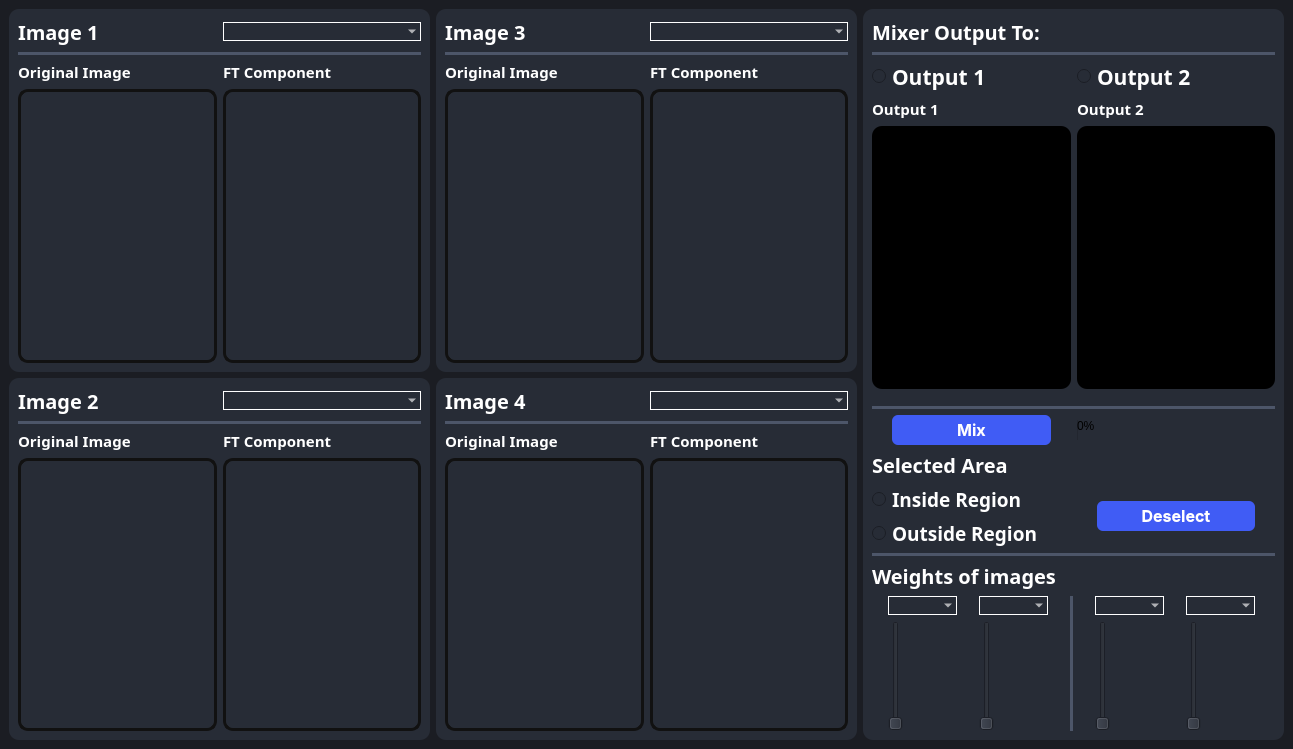
<?xml version="1.0" encoding="UTF-8"?>
<ui version="4.0">
 <class>MainWindow</class>
 <widget class="QMainWindow" name="MainWindow">
  <property name="geometry">
   <rect>
    <x>0</x>
    <y>0</y>
    <width>1293</width>
    <height>749</height>
   </rect>
  </property>
  <property name="windowTitle">
   <string>MainWindow</string>
  </property>
  <property name="styleSheet">
   <string notr="true">background-color: #1b1d23;</string>
  </property>
  <widget class="QWidget" name="centralwidget">
   <property name="styleSheet">
    <string notr="true">background-color: #1b1d23;</string>
   </property>
   <layout class="QHBoxLayout" name="horizontalLayout_11">
    <item>
     <layout class="QVBoxLayout" name="verticalLayout_left">
      <item>
       <widget class="QFrame" name="frame">
        <property name="styleSheet">
         <string notr="true">border-radius: 10px;
background-color: rgb(39, 44, 54);
border: none;

</string>
        </property>
        <property name="frameShape">
         <enum>QFrame::StyledPanel</enum>
        </property>
        <property name="frameShadow">
         <enum>QFrame::Raised</enum>
        </property>
        <layout class="QGridLayout" name="gridLayout">
         <property name="leftMargin">
          <number>9</number>
         </property>
         <item row="0" column="0">
          <layout class="QVBoxLayout" name="verticalLayout_3">
           <property name="leftMargin">
            <number>0</number>
           </property>
           <item>
            <layout class="QHBoxLayout" name="horizontalLayout">
             <item>
              <widget class="QLabel" name="label">
               <property name="font">
                <font>
                 <family>Overpass Black</family>
                 <pointsize>-1</pointsize>
                 <bold>true</bold>
                </font>
               </property>
               <property name="styleSheet">
                <string notr="true">color:white;
font-size:20px;
margin: 0 0 ;</string>
               </property>
               <property name="text">
                <string>Image 1</string>
               </property>
              </widget>
             </item>
             <item>
              <widget class="QComboBox" name="combo1">
               <property name="styleSheet">
                <string notr="true">QComboBox {
    font-family: &quot;Overpass&quot;;
    font-weight: 600; /* Semibold */
    font-size: 10pt; /* Adjust the font size as needed */
    color: white; /* Set the text color to white */
    border: 1px solid white; /* Set the border to 1px solid white */
background: rgba(74, 74, 74, 0);
	border-radius: 10px;
}</string>
               </property>
              </widget>
             </item>
            </layout>
           </item>
           <item>
            <widget class="Line" name="line_10">
             <property name="styleSheet">
              <string notr="true">/* Line style */

  /* Set the width of the line */
  width: 20px;

  /* Set the height of the line */
  height: 5px;

  /* Set the background color of the line */
  background-color:rgb(77, 86, 105);

  /* Set the border of the line */
  border: 10px;

  /* Set the border radius of the line */
  border-radius:5px;




</string>
             </property>
             <property name="orientation">
              <enum>Qt::Horizontal</enum>
             </property>
            </widget>
           </item>
           <item>
            <layout class="QHBoxLayout" name="horizontalLayout_2">
             <item>
              <layout class="QVBoxLayout" name="verticalLayout" stretch="0,5">
               <item>
                <widget class="QLabel" name="label_2">
                 <property name="font">
                  <font>
                   <family>Oswald SemiBold</family>
                   <pointsize>11</pointsize>
                   <bold>true</bold>
                  </font>
                 </property>
                 <property name="styleSheet">
                  <string notr="true">color:white;
font-weight:10000px;
</string>
                 </property>
                 <property name="text">
                  <string>Original Image</string>
                 </property>
                </widget>
               </item>
               <item>
                <widget class="QWidget" name="original1" native="true">
                 <property name="styleSheet">
                  <string notr="true">QWidget {
 border: 3px solid rgb(17,17,17);
}</string>
                 </property>
                </widget>
               </item>
              </layout>
             </item>
             <item>
              <layout class="QVBoxLayout" name="verticalLayout_2" stretch="0,5">
               <item>
                <widget class="QLabel" name="label_3">
                 <property name="font">
                  <font>
                   <family>Oswald SemiBold</family>
                   <pointsize>11</pointsize>
                   <bold>true</bold>
                  </font>
                 </property>
                 <property name="styleSheet">
                  <string notr="true">color:white;
font-weight:10000px;</string>
                 </property>
                 <property name="text">
                  <string>FT Component</string>
                 </property>
                </widget>
               </item>
               <item>
                <widget class="QWidget" name="component_image1" native="true">
                 <property name="styleSheet">
                  <string notr="true">border: 3px solid rgb(17,17,17);</string>
                 </property>
                </widget>
               </item>
              </layout>
             </item>
            </layout>
           </item>
          </layout>
         </item>
        </layout>
       </widget>
      </item>
      <item>
       <widget class="QFrame" name="frame_2">
        <property name="styleSheet">
         <string notr="true">background-color: rgb(39, 44, 54);
border-radius: 10px;
border: none;</string>
        </property>
        <property name="frameShape">
         <enum>QFrame::StyledPanel</enum>
        </property>
        <property name="frameShadow">
         <enum>QFrame::Raised</enum>
        </property>
        <layout class="QGridLayout" name="gridLayout_2">
         <property name="leftMargin">
          <number>9</number>
         </property>
         <item row="0" column="0">
          <layout class="QVBoxLayout" name="verticalLayout_4">
           <property name="leftMargin">
            <number>0</number>
           </property>
           <item>
            <layout class="QHBoxLayout" name="horizontalLayout_3">
             <item>
              <widget class="QLabel" name="label_4">
               <property name="font">
                <font>
                 <family>Overpass Black</family>
                 <pointsize>-1</pointsize>
                 <bold>true</bold>
                </font>
               </property>
               <property name="styleSheet">
                <string notr="true">color:white;
font-size:20px;
margin: 0 0 ;</string>
               </property>
               <property name="text">
                <string>Image 2</string>
               </property>
              </widget>
             </item>
             <item>
              <widget class="QComboBox" name="combo2">
               <property name="styleSheet">
                <string notr="true">QComboBox {
    font-family: &quot;Overpass&quot;;
    font-weight: 600; /* Semibold */
    font-size: 10pt; /* Adjust the font size as needed */
    color: white; /* Set the text color to white */
    border: 1px solid white; /* Set the border to 1px solid white */
background: rgba(74, 74, 74, 0);
	border-radius: 10px;
}</string>
               </property>
              </widget>
             </item>
            </layout>
           </item>
           <item>
            <widget class="Line" name="line_12">
             <property name="styleSheet">
              <string notr="true">/* Line style */

  /* Set the width of the line */
  width: 20px;

  /* Set the height of the line */
  height: 5px;

  /* Set the background color of the line */
  background-color:rgb(77, 86, 105);

  /* Set the border of the line */
  border: 10px;

  /* Set the border radius of the line */
  border-radius:5px;




</string>
             </property>
             <property name="orientation">
              <enum>Qt::Horizontal</enum>
             </property>
            </widget>
           </item>
           <item>
            <layout class="QHBoxLayout" name="horizontalLayout_4">
             <item>
              <layout class="QVBoxLayout" name="verticalLayout_5" stretch="0,5">
               <item>
                <widget class="QLabel" name="label_5">
                 <property name="font">
                  <font>
                   <family>Oswald SemiBold</family>
                   <pointsize>11</pointsize>
                   <bold>true</bold>
                  </font>
                 </property>
                 <property name="styleSheet">
                  <string notr="true">color:white;
font-weight:10000px;</string>
                 </property>
                 <property name="text">
                  <string>Original Image</string>
                 </property>
                </widget>
               </item>
               <item>
                <widget class="QWidget" name="original2" native="true">
                 <property name="styleSheet">
                  <string notr="true">border: 3px solid rgb(17,17,17);</string>
                 </property>
                </widget>
               </item>
              </layout>
             </item>
             <item>
              <layout class="QVBoxLayout" name="verticalLayout_6" stretch="0,5">
               <item>
                <widget class="QLabel" name="label_6">
                 <property name="font">
                  <font>
                   <family>Oswald SemiBold</family>
                   <pointsize>11</pointsize>
                   <bold>true</bold>
                  </font>
                 </property>
                 <property name="styleSheet">
                  <string notr="true">color:white;
font-weight:10000px;</string>
                 </property>
                 <property name="text">
                  <string>FT Component</string>
                 </property>
                </widget>
               </item>
               <item>
                <widget class="QWidget" name="component_image2" native="true">
                 <property name="styleSheet">
                  <string notr="true">border: 3px solid rgb(17,17,17);</string>
                 </property>
                </widget>
               </item>
              </layout>
             </item>
            </layout>
           </item>
          </layout>
         </item>
        </layout>
       </widget>
      </item>
     </layout>
    </item>
    <item>
     <layout class="QVBoxLayout" name="verticalLayout_right">
      <item>
       <widget class="QFrame" name="frame_3">
        <property name="styleSheet">
         <string notr="true">background-color: rgb(39, 44, 54);
border-radius: 10px;
border: none;</string>
        </property>
        <property name="frameShape">
         <enum>QFrame::StyledPanel</enum>
        </property>
        <property name="frameShadow">
         <enum>QFrame::Raised</enum>
        </property>
        <layout class="QGridLayout" name="gridLayout_3">
         <item row="0" column="0">
          <layout class="QVBoxLayout" name="verticalLayout_9">
           <item>
            <layout class="QHBoxLayout" name="horizontalLayout_5">
             <item>
              <widget class="QLabel" name="label_7">
               <property name="font">
                <font>
                 <family>Overpass Black</family>
                 <pointsize>-1</pointsize>
                 <bold>true</bold>
                </font>
               </property>
               <property name="styleSheet">
                <string notr="true">color:white;
font-size:20px;
margin: 0 0 ;</string>
               </property>
               <property name="text">
                <string>Image 3</string>
               </property>
              </widget>
             </item>
             <item>
              <widget class="QComboBox" name="combo3">
               <property name="styleSheet">
                <string notr="true">QComboBox {
    font-family: &quot;Overpass&quot;;
    font-weight: 600; /* Semibold */
    font-size: 10pt; /* Adjust the font size as needed */
    color: white; /* Set the text color to white */
    border: 1px solid white; /* Set the border to 1px solid white */
background: rgba(74, 74, 74, 0);
	border-radius: 10px;
}</string>
               </property>
              </widget>
             </item>
            </layout>
           </item>
           <item>
            <widget class="Line" name="line_11">
             <property name="styleSheet">
              <string notr="true">/* Line style */

  /* Set the width of the line */
  width: 20px;

  /* Set the height of the line */
  height: 5px;

  /* Set the background color of the line */
  background-color:rgb(77, 86, 105);

  /* Set the border of the line */
  border: 10px;

  /* Set the border radius of the line */
  border-radius:5px;




</string>
             </property>
             <property name="orientation">
              <enum>Qt::Horizontal</enum>
             </property>
            </widget>
           </item>
           <item>
            <layout class="QHBoxLayout" name="horizontalLayout_6">
             <item>
              <layout class="QVBoxLayout" name="verticalLayout_10" stretch="0,5">
               <item>
                <widget class="QLabel" name="label_8">
                 <property name="font">
                  <font>
                   <family>Oswald SemiBold</family>
                   <pointsize>11</pointsize>
                   <bold>true</bold>
                  </font>
                 </property>
                 <property name="styleSheet">
                  <string notr="true">color:white;
font-weight:10000px;</string>
                 </property>
                 <property name="text">
                  <string>Original Image</string>
                 </property>
                </widget>
               </item>
               <item>
                <widget class="QWidget" name="original3" native="true">
                 <property name="styleSheet">
                  <string notr="true">border: 3px solid rgb(17,17,17);</string>
                 </property>
                </widget>
               </item>
              </layout>
             </item>
             <item>
              <layout class="QVBoxLayout" name="verticalLayout_11" stretch="0,5">
               <item>
                <widget class="QLabel" name="label_9">
                 <property name="font">
                  <font>
                   <family>Oswald SemiBold</family>
                   <pointsize>11</pointsize>
                   <bold>true</bold>
                  </font>
                 </property>
                 <property name="styleSheet">
                  <string notr="true">color:white;
font-weight:10000px;</string>
                 </property>
                 <property name="text">
                  <string>FT Component</string>
                 </property>
                </widget>
               </item>
               <item>
                <widget class="QWidget" name="component_image3" native="true">
                 <property name="styleSheet">
                  <string notr="true">border: 3px solid rgb(17,17,17);</string>
                 </property>
                </widget>
               </item>
              </layout>
             </item>
            </layout>
           </item>
          </layout>
         </item>
        </layout>
       </widget>
      </item>
      <item>
       <widget class="QFrame" name="frame_4">
        <property name="styleSheet">
         <string notr="true">background-color: rgb(39, 44, 54);
border-radius: 10px;
border: none;</string>
        </property>
        <property name="frameShape">
         <enum>QFrame::StyledPanel</enum>
        </property>
        <property name="frameShadow">
         <enum>QFrame::Raised</enum>
        </property>
        <layout class="QGridLayout" name="gridLayout_4">
         <item row="0" column="0">
          <layout class="QVBoxLayout" name="verticalLayout_12">
           <item>
            <layout class="QHBoxLayout" name="horizontalLayout_7">
             <item>
              <widget class="QLabel" name="label_10">
               <property name="font">
                <font>
                 <family>Overpass Black</family>
                 <pointsize>-1</pointsize>
                 <bold>true</bold>
                </font>
               </property>
               <property name="styleSheet">
                <string notr="true">color:white;
font-size:20px;
margin: 0 0 ;</string>
               </property>
               <property name="text">
                <string>Image 4</string>
               </property>
              </widget>
             </item>
             <item>
              <widget class="QComboBox" name="combo4">
               <property name="styleSheet">
                <string notr="true">QComboBox {
    font-family: &quot;Overpass&quot;;
    font-weight: 600; /* Semibold */
    font-size: 10pt; /* Adjust the font size as needed */
    color: white; /* Set the text color to white */
    border: 1px solid white; /* Set the border to 1px solid white */
background: rgba(74, 74, 74, 0);
	border-radius: 10px;
}</string>
               </property>
              </widget>
             </item>
            </layout>
           </item>
           <item>
            <widget class="Line" name="line_14">
             <property name="styleSheet">
              <string notr="true">/* Line style */

  /* Set the width of the line */
  width: 20px;

  /* Set the height of the line */
  height: 5px;

  /* Set the background color of the line */
  background-color:rgb(77, 86, 105);

  /* Set the border of the line */
  border: 10px;

  /* Set the border radius of the line */
  border-radius:5px;




</string>
             </property>
             <property name="orientation">
              <enum>Qt::Horizontal</enum>
             </property>
            </widget>
           </item>
           <item>
            <layout class="QHBoxLayout" name="horizontalLayout_8">
             <item>
              <layout class="QVBoxLayout" name="verticalLayout_13" stretch="0,5">
               <item>
                <widget class="QLabel" name="label_11">
                 <property name="font">
                  <font>
                   <family>Oswald SemiBold</family>
                   <pointsize>11</pointsize>
                   <bold>true</bold>
                  </font>
                 </property>
                 <property name="styleSheet">
                  <string notr="true">color:white;
font-weight:10000px;</string>
                 </property>
                 <property name="text">
                  <string>Original Image</string>
                 </property>
                </widget>
               </item>
               <item>
                <widget class="QWidget" name="original4" native="true">
                 <property name="styleSheet">
                  <string notr="true">border: 3px solid rgb(17,17,17);</string>
                 </property>
                </widget>
               </item>
              </layout>
             </item>
             <item>
              <layout class="QVBoxLayout" name="verticalLayout_14" stretch="0,5">
               <item>
                <widget class="QLabel" name="label_12">
                 <property name="font">
                  <font>
                   <family>Oswald SemiBold</family>
                   <pointsize>11</pointsize>
                   <bold>true</bold>
                  </font>
                 </property>
                 <property name="styleSheet">
                  <string notr="true">color:white;
font-weight:10000px;</string>
                 </property>
                 <property name="text">
                  <string>FT Component</string>
                 </property>
                </widget>
               </item>
               <item>
                <widget class="QWidget" name="component_image4" native="true">
                 <property name="styleSheet">
                  <string notr="true">border: 3px solid rgb(17,17,17);</string>
                 </property>
                </widget>
               </item>
              </layout>
             </item>
            </layout>
           </item>
          </layout>
         </item>
        </layout>
       </widget>
      </item>
     </layout>
    </item>
    <item>
     <widget class="QFrame" name="frame_right">
      <property name="styleSheet">
       <string notr="true">background-color: rgb(39, 44, 54);
border-radius: 10px;
border: none;</string>
      </property>
      <property name="frameShape">
       <enum>QFrame::StyledPanel</enum>
      </property>
      <property name="frameShadow">
       <enum>QFrame::Raised</enum>
      </property>
      <layout class="QVBoxLayout" name="verticalLayout_18" stretch="0,0,2,0,0,0,1">
       <item>
        <widget class="QLabel" name="mixerOutputTo">
         <property name="font">
          <font>
           <family>Overpass Black</family>
           <pointsize>-1</pointsize>
           <bold>true</bold>
          </font>
         </property>
         <property name="styleSheet">
          <string notr="true">color:white;
font-size:20px;
margin: 0 0 ;</string>
         </property>
         <property name="text">
          <string>Mixer Output To:</string>
         </property>
        </widget>
       </item>
       <item>
        <widget class="Line" name="line_15">
         <property name="styleSheet">
          <string notr="true">/* Line style */

  /* Set the width of the line */
  width: 20px;

  /* Set the height of the line */
  height: 5px;

  /* Set the background color of the line */
  background-color:rgb(77, 86, 105);

  /* Set the border of the line */
  border: 10px;

  /* Set the border radius of the line */
  border-radius:5px;




</string>
         </property>
         <property name="orientation">
          <enum>Qt::Horizontal</enum>
         </property>
        </widget>
       </item>
       <item>
        <layout class="QVBoxLayout" name="verticalLayout_17">
         <item>
          <layout class="QHBoxLayout" name="horizontalLayout_Routput">
           <item>
            <widget class="QRadioButton" name="radioButton1">
             <property name="font">
              <font>
               <family>Oswald SemiBold</family>
               <pointsize>16</pointsize>
               <bold>true</bold>
              </font>
             </property>
             <property name="styleSheet">
              <string notr="true">color:white;
font-weight:10000px;</string>
             </property>
             <property name="text">
              <string>Output 1</string>
             </property>
             <attribute name="buttonGroup">
              <string notr="true">buttonGroup</string>
             </attribute>
            </widget>
           </item>
           <item>
            <widget class="QRadioButton" name="radioButton2">
             <property name="font">
              <font>
               <family>Oswald SemiBold</family>
               <pointsize>16</pointsize>
               <bold>true</bold>
              </font>
             </property>
             <property name="styleSheet">
              <string notr="true">color:white;
font-weight:10000px;</string>
             </property>
             <property name="text">
              <string>Output 2</string>
             </property>
             <attribute name="buttonGroup">
              <string notr="true">buttonGroup</string>
             </attribute>
            </widget>
           </item>
          </layout>
         </item>
         <item>
          <layout class="QHBoxLayout" name="horizontalLayout_output">
           <property name="bottomMargin">
            <number>11</number>
           </property>
           <item>
            <layout class="QVBoxLayout" name="verticalLayout_OP1" stretch="0,5">
             <item>
              <widget class="QLabel" name="label_op1">
               <property name="font">
                <font>
                 <family>Oswald SemiBold</family>
                 <pointsize>11</pointsize>
                 <bold>true</bold>
                </font>
               </property>
               <property name="styleSheet">
                <string notr="true">color:white;
font-weight:10000px;</string>
               </property>
               <property name="text">
                <string>Output 1</string>
               </property>
              </widget>
             </item>
             <item>
              <widget class="QWidget" name="output1_port" native="true">
               <property name="styleSheet">
                <string notr="true">background-color: rgb(0, 0, 0);</string>
               </property>
              </widget>
             </item>
            </layout>
           </item>
           <item>
            <layout class="QVBoxLayout" name="verticalLayout_OP2" stretch="0,5">
             <item>
              <widget class="QLabel" name="label_op2">
               <property name="font">
                <font>
                 <family>Oswald SemiBold</family>
                 <pointsize>11</pointsize>
                 <bold>true</bold>
                </font>
               </property>
               <property name="styleSheet">
                <string notr="true">color:white;
font-weight:10000px;</string>
               </property>
               <property name="text">
                <string>Output 2</string>
               </property>
              </widget>
             </item>
             <item>
              <widget class="QWidget" name="output2_port" native="true">
               <property name="styleSheet">
                <string notr="true">background-color: rgb(0, 0, 0);</string>
               </property>
              </widget>
             </item>
            </layout>
           </item>
          </layout>
         </item>
        </layout>
       </item>
       <item>
        <widget class="Line" name="line_17">
         <property name="styleSheet">
          <string notr="true">/* Line style */

  /* Set the width of the line */
  width: 20px;

  /* Set the height of the line */
  height: 5px;

  /* Set the background color of the line */
  background-color:rgb(77, 86, 105);

  /* Set the border of the line */
  border: 10px;

  /* Set the border radius of the line */
  border-radius:5px;




</string>
         </property>
         <property name="orientation">
          <enum>Qt::Horizontal</enum>
         </property>
        </widget>
       </item>
       <item>
        <layout class="QVBoxLayout" name="verticalLayout_16">
         <item>
          <layout class="QHBoxLayout" name="horizontalLayout_10">
           <item>
            <widget class="QPushButton" name="mixxer">
             <property name="font">
              <font>
               <family>-apple-system</family>
               <pointsize>12</pointsize>
               <bold>true</bold>
              </font>
             </property>
             <property name="styleSheet">
              <string notr="true">QPushButton{
  appearance: button;
  background-color: #405cf5;
  border-radius: 6px;
  border-width: 0;
  box-shadow: rgba(50, 50, 93, .1) 0 0 0 1px inset,rgba(50, 50, 93, .1) 0 2px 5px 0,rgba(0, 0, 0, .07) 0 1px 1px 0;
  color: #fff;
  cursor: pointer;
  font-family: -apple-system,system-ui,&quot;Segoe UI&quot;,Roboto,&quot;Helvetica Neue&quot;,Ubuntu,sans-serif;
  height: 30px;
  margin: 0 20px 0 20px;
  position: center;
  width:70px;
}
QPushButton:hover{
background-color: #283999;
}
QPushButton:pressed{
background-color: #1c2973;
}
</string>
             </property>
             <property name="text">
              <string>Mix</string>
             </property>
             <property name="icon">
              <iconset>
               <normaloff>icons/combine-svgrepo-com.png</normaloff>icons/combine-svgrepo-com.png</iconset>
             </property>
             <property name="iconSize">
              <size>
               <width>25</width>
               <height>25</height>
              </size>
             </property>
            </widget>
           </item>
           <item>
            <widget class="QProgressBar" name="progressBar">
             <property name="sizePolicy">
              <sizepolicy hsizetype="Minimum" vsizetype="Fixed">
               <horstretch>0</horstretch>
               <verstretch>0</verstretch>
              </sizepolicy>
             </property>
             <property name="styleSheet">
              <string notr="true"/>
             </property>
             <property name="value">
              <number>0</number>
             </property>
             <property name="textVisible">
              <bool>true</bool>
             </property>
            </widget>
           </item>
          </layout>
         </item>
         <item>
          <layout class="QVBoxLayout" name="verticalLayout_15">
           <item>
            <widget class="QLabel" name="selectedArea">
             <property name="font">
              <font>
               <family>Overpass Black</family>
               <pointsize>-1</pointsize>
               <bold>true</bold>
              </font>
             </property>
             <property name="styleSheet">
              <string notr="true">color:white;
font-size:20px;
margin: 0 0 ;</string>
             </property>
             <property name="text">
              <string>Selected Area</string>
             </property>
            </widget>
           </item>
           <item>
            <layout class="QHBoxLayout" name="horizontalLayout_9">
             <item>
              <layout class="QVBoxLayout" name="verticalLayout_7">
               <item>
                <widget class="QRadioButton" name="radioButton_In">
                 <property name="font">
                  <font>
                   <family>Oswald SemiBold</family>
                   <pointsize>14</pointsize>
                   <bold>true</bold>
                  </font>
                 </property>
                 <property name="styleSheet">
                  <string notr="true">color:white;
font-weight:10000px;
</string>
                 </property>
                 <property name="text">
                  <string>Inside Region</string>
                 </property>
                 <attribute name="buttonGroup">
                  <string notr="true">buttonGroup_2</string>
                 </attribute>
                </widget>
               </item>
               <item>
                <widget class="QRadioButton" name="radioButton_Out">
                 <property name="font">
                  <font>
                   <family>Oswald SemiBold</family>
                   <pointsize>14</pointsize>
                   <bold>true</bold>
                  </font>
                 </property>
                 <property name="styleSheet">
                  <string notr="true">color:white;
font-weight:10000px;</string>
                 </property>
                 <property name="text">
                  <string>Outside Region</string>
                 </property>
                 <attribute name="buttonGroup">
                  <string notr="true">buttonGroup_2</string>
                 </attribute>
                </widget>
               </item>
              </layout>
             </item>
             <item>
              <widget class="QPushButton" name="Deselect">
               <property name="font">
                <font>
                 <family>-apple-system</family>
                 <pointsize>12</pointsize>
                 <bold>true</bold>
                </font>
               </property>
               <property name="layoutDirection">
                <enum>Qt::LeftToRight</enum>
               </property>
               <property name="styleSheet">
                <string notr="true">QPushButton{
  appearance: button;
  background-color: #405cf5;
  border-radius: 6px;
  border-width: 0;
  box-shadow: rgba(50, 50, 93, .1) 0 0 0 1px inset,rgba(50, 50, 93, .1) 0 2px 5px 0,rgba(0, 0, 0, .07) 0 1px 1px 0;
  color: #fff;
  cursor: pointer;
  font-family: -apple-system,system-ui,&quot;Segoe UI&quot;,Roboto,&quot;Helvetica Neue&quot;,Ubuntu,sans-serif;
  height: 30px;
  margin: 0 20px 0 20px;
  position: center;
  width:70px;
}
QPushButton:hover{
background-color: #283999;
}
QPushButton:pressed{
background-color: #1c2973;
}
</string>
               </property>
               <property name="text">
                <string>Deselect</string>
               </property>
               <property name="iconSize">
                <size>
                 <width>25</width>
                 <height>20</height>
                </size>
               </property>
              </widget>
             </item>
            </layout>
           </item>
          </layout>
         </item>
        </layout>
       </item>
       <item>
        <widget class="Line" name="line_18">
         <property name="styleSheet">
          <string notr="true">/* Line style */

  /* Set the width of the line */
  width: 20px;

  /* Set the height of the line */
  height: 5px;

  /* Set the background color of the line */
  background-color:rgb(77, 86, 105);

  /* Set the border of the line */
  border: 10px;

  /* Set the border radius of the line */
  border-radius:5px;




</string>
         </property>
         <property name="orientation">
          <enum>Qt::Horizontal</enum>
         </property>
        </widget>
       </item>
       <item>
        <layout class="QVBoxLayout" name="verticalLayout_8">
         <item>
          <widget class="QLabel" name="WeightOfImages">
           <property name="font">
            <font>
             <family>Overpass Black</family>
             <pointsize>-1</pointsize>
             <bold>true</bold>
            </font>
           </property>
           <property name="styleSheet">
            <string notr="true">color:white;
font-size:20px;
margin: 0 0 ;</string>
           </property>
           <property name="text">
            <string>Weights of images</string>
           </property>
          </widget>
         </item>
         <item>
          <layout class="QHBoxLayout" name="horizontalLayout_Wsliders">
           <item>
            <layout class="QVBoxLayout" name="verticalLayout_weight1">
             <item>
              <widget class="QComboBox" name="combo11">
               <property name="styleSheet">
                <string notr="true">QComboBox {
    font-family: &quot;Overpass&quot;;
    font-weight: 600; /* Semibold */
    font-size: 10pt; /* Adjust the font size as needed */
    color: white; /* Set the text color to white */
    border: 1px solid white; /* Set the border to 1px solid white */
background: rgba(74, 74, 74, 0);
	border-radius: 10px;
}</string>
               </property>
              </widget>
             </item>
             <item>
              <widget class="QSlider" name="Slider_weight1">
               <property name="layoutDirection">
                <enum>Qt::LeftToRight</enum>
               </property>
               <property name="orientation">
                <enum>Qt::Vertical</enum>
               </property>
              </widget>
             </item>
            </layout>
           </item>
           <item>
            <layout class="QVBoxLayout" name="verticalLayout_weight2">
             <item>
              <widget class="QComboBox" name="combo12">
               <property name="styleSheet">
                <string notr="true">QComboBox {
    font-family: &quot;Overpass&quot;;
    font-weight: 600; /* Semibold */
    font-size: 10pt; /* Adjust the font size as needed */
    color: white; /* Set the text color to white */
    border: 1px solid white; /* Set the border to 1px solid white */
background: rgba(74, 74, 74, 0);
	border-radius: 10px;
}</string>
               </property>
              </widget>
             </item>
             <item>
              <widget class="QSlider" name="Slider_weight2">
               <property name="orientation">
                <enum>Qt::Vertical</enum>
               </property>
              </widget>
             </item>
            </layout>
           </item>
           <item>
            <widget class="Line" name="line">
             <property name="styleSheet">
              <string notr="true">/* Line style */

  /* Set the width of the line */
  width: 20px;

  /* Set the height of the line */
  height: 5px;

  /* Set the background color of the line */
  background-color:rgb(77, 86, 105);

  /* Set the border of the line */
  border: 10px;

  /* Set the border radius of the line */
  border-radius:5px;




</string>
             </property>
             <property name="orientation">
              <enum>Qt::Vertical</enum>
             </property>
            </widget>
           </item>
           <item>
            <layout class="QVBoxLayout" name="verticalLayout_weight3">
             <item>
              <widget class="QComboBox" name="combo13">
               <property name="styleSheet">
                <string notr="true">QComboBox {
    font-family: &quot;Overpass&quot;;
    font-weight: 600; /* Semibold */
    font-size: 10pt; /* Adjust the font size as needed */
    color: white; /* Set the text color to white */
    border: 1px solid white; /* Set the border to 1px solid white */
background: rgba(74, 74, 74, 0);
	border-radius: 10px;
}</string>
               </property>
              </widget>
             </item>
             <item>
              <widget class="QSlider" name="Slider_weight3">
               <property name="orientation">
                <enum>Qt::Vertical</enum>
               </property>
              </widget>
             </item>
            </layout>
           </item>
           <item>
            <layout class="QVBoxLayout" name="verticalLayout_weight4">
             <item>
              <widget class="QComboBox" name="combo14">
               <property name="styleSheet">
                <string notr="true">QComboBox {
    font-family: &quot;Overpass&quot;;
    font-weight: 600; /* Semibold */
    font-size: 10pt; /* Adjust the font size as needed */
    color: white; /* Set the text color to white */
    border: 1px solid white; /* Set the border to 1px solid white */
background: rgba(74, 74, 74, 0);
	border-radius: 10px;
}</string>
               </property>
              </widget>
             </item>
             <item>
              <widget class="QSlider" name="Slider_weight4">
               <property name="orientation">
                <enum>Qt::Vertical</enum>
               </property>
              </widget>
             </item>
            </layout>
           </item>
          </layout>
         </item>
        </layout>
       </item>
      </layout>
     </widget>
    </item>
   </layout>
  </widget>
  <widget class="QMenuBar" name="menubar">
   <property name="geometry">
    <rect>
     <x>0</x>
     <y>0</y>
     <width>1293</width>
     <height>22</height>
    </rect>
   </property>
  </widget>
 </widget>
 <resources/>
 <connections/>
 <buttongroups>
  <buttongroup name="buttonGroup"/>
  <buttongroup name="buttonGroup_2"/>
 </buttongroups>
</ui>
